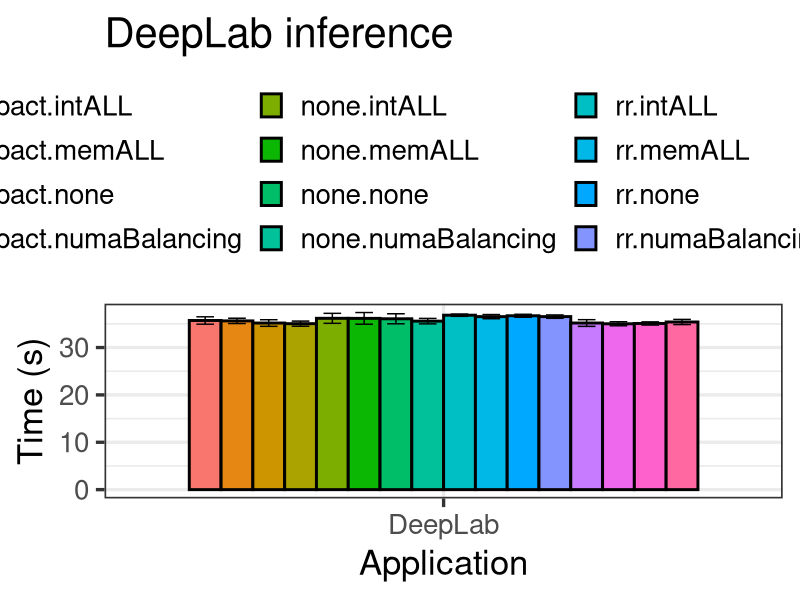
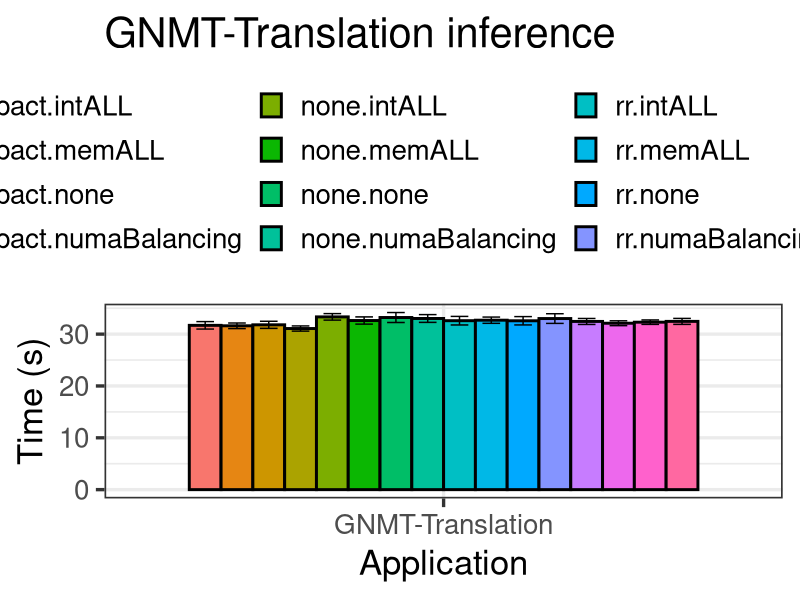
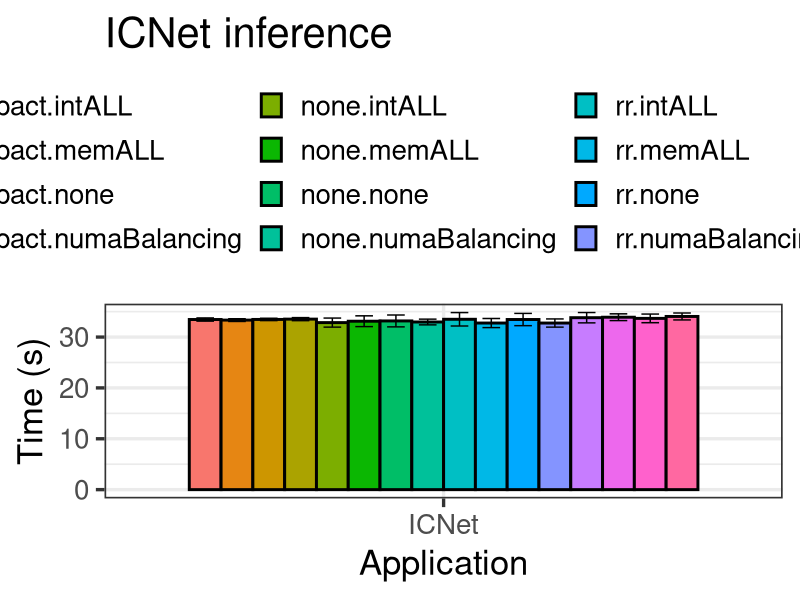
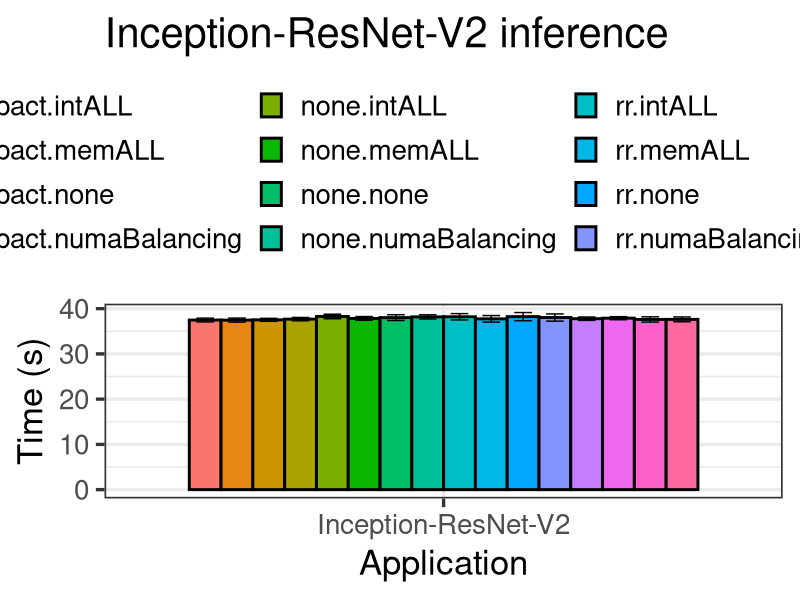
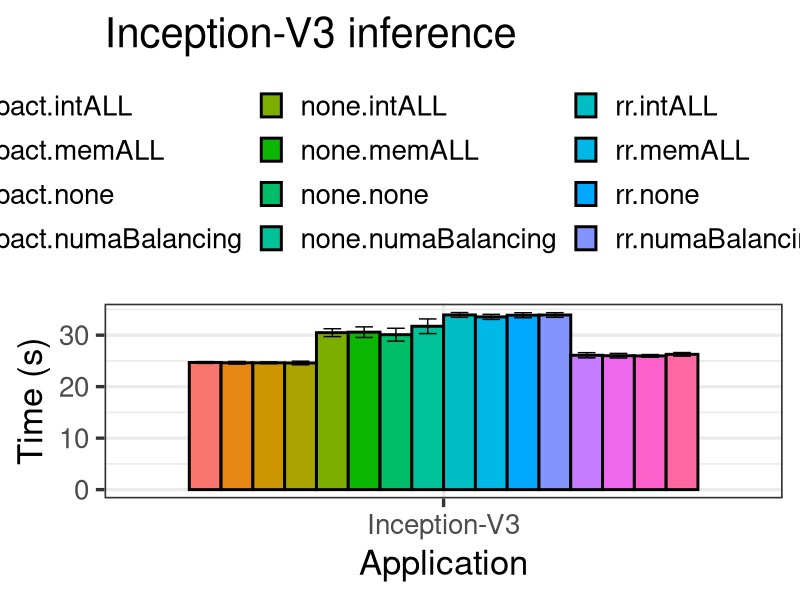
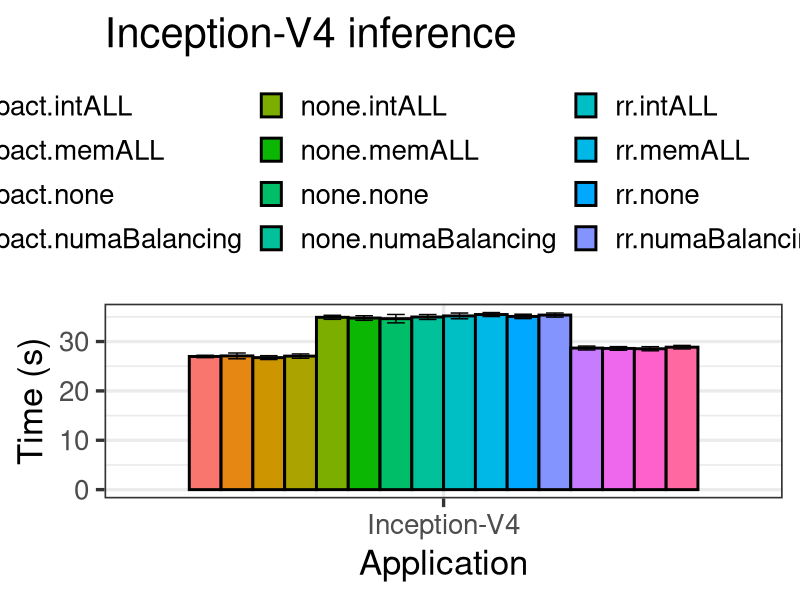
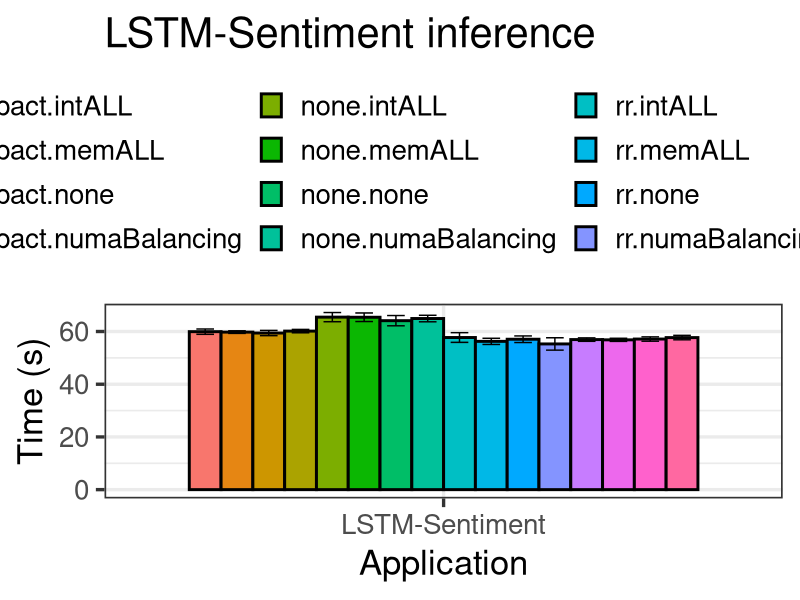
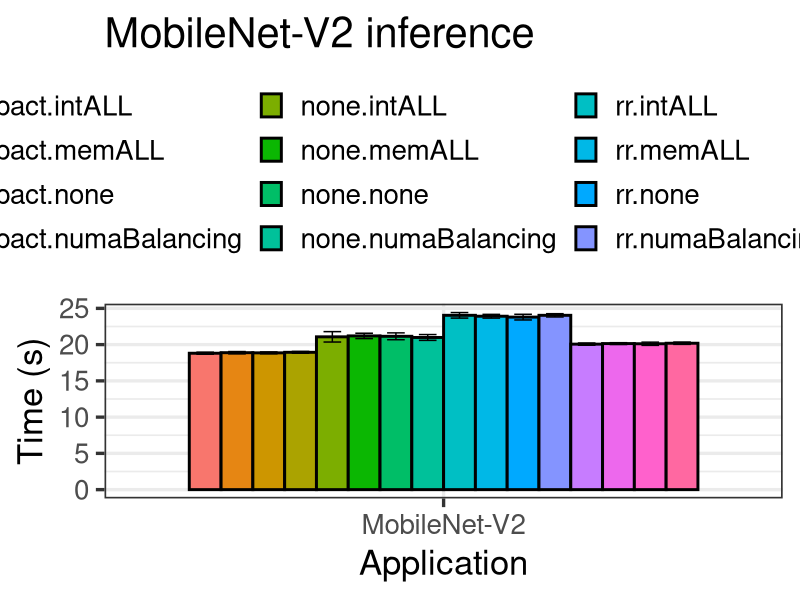

The R source for these figures, in order:
library(dplyr)
library(readr)
library(tidyr)
library(ggplot2)
library(stringr)

data <- read_csv("ai_benchmark.csv")
data$mapping <- as.character(interaction(data$`td_mapping`, data$`data_mapping`))

df <- data %>% group_by(application, mode, mapping) %>%
  summarize(N=n(), avg=mean(time), se=3*sd(time)/sqrt(N)) %>%
  as.data.frame()
baseline <- df %>% filter(mapping == "none.none") 
df <- df %>% left_join(baseline,by=c("application", "mode")) 
df <- df %>% mutate(normalized_time = (avg.x / avg.y) * 100)
df <- df %>% mutate(gain= 100 * (avg.y - avg.x) / avg.y)

require(scales)
for(currentMode in unique(df$mode)){
  for(currentApp in unique(df$application)){
    d <- df %>% filter(mode == currentMode)
    d <- d %>% filter(application == currentApp)
    newChart <- ggplot(data=d, aes(x= application, y= avg.x, fill = mapping.x)) +
    #scale_y_continuous(trans = log2_trans(), 
    # breaks = trans_breaks("log2", function(x) 2^x),
    #labels = trans_format("log2", math_format(2^.x))) +
    geom_bar(stat = "identity", position = 'dodge', width=.9, colour = "black", size = 1) +
    geom_errorbar(aes(ymin=avg.x-se.x, ymax=avg.x+se.x), position = position_dodge(.9), width = 0.5) +
    theme_bw(base_size = 25) +
    labs(x = "Application", y = "Time (s)") +
    theme(
      legend.position="top",
      legend.text=element_text(size=20),
    ) + ggtitle(paste(currentApp, currentMode, sep=" "))
  ggsave(plot=newChart, path="./td_charts", paste(currentApp,"_",currentMode, "_errbar.pdf", sep=""), width=20, height=22)
}
}



